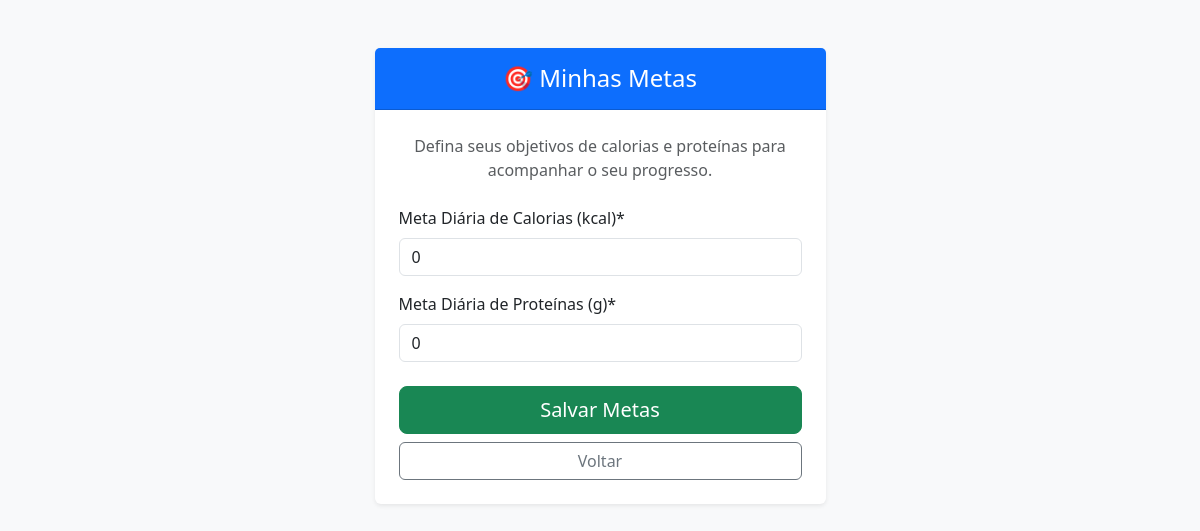
Before: /definir-metas/ (signed in) with the older database file.
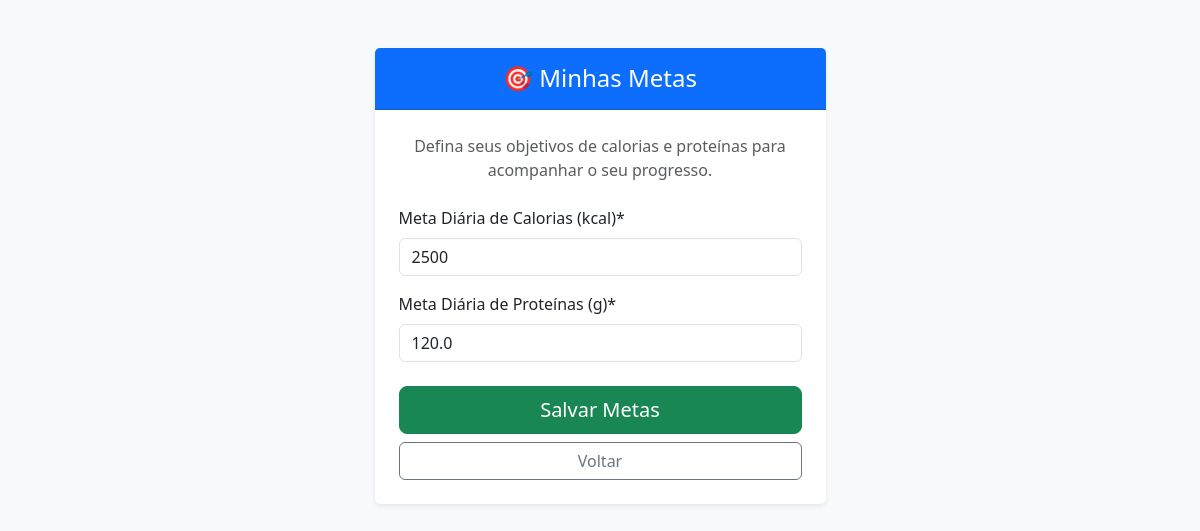
After: the same page with the newer database file.
### nutricao/models.py (models this page shows)
class Metas(models.Model):
    usuario = models.OneToOneField(User, on_delete=models.CASCADE)
    meta_calorias = models.IntegerField(default=0)
    meta_proteinas = models.FloatField(default=0)

### nutricao/views.py (the view)
# urls.py: path('definir-metas/',views.definir_metas, name='definir_metas'),
@login_required
def definir_metas(request):
    try:
        meta_do_usuario = Metas.objects.get(usuario=request.user)
    except Metas.DoesNotExist:
        meta_do_usuario = None
    if request.method == 'POST':
        formulario = Definir_metas_form(request.POST, instance=meta_do_usuario)
        meta_salva = formulario.save(commit=False)
        meta_salva.usuario = request.user
        meta_salva.save()
        messages.success(request, f'Metas salvas com sucesso')
    else:
        formulario = Definir_metas_form(instance=meta_do_usuario)
    contexto = {'form': formulario}
    return render(request, 'nutricao/definir-metas.html', contexto)

### nutricao/forms.py
class Definir_metas_form(forms.ModelForm):
    class Meta:
        model = Metas
        fields = ['meta_calorias', 'meta_proteinas']
        widgets = {
            'meta_calorias': forms.NumberInput(attrs={'placeholder': 'Ex: 2000'}),
            'meta_proteinas': forms.NumberInput(attrs={'placeholder': 'Ex: 150'}),
        }
        labels = {
            'meta_calorias': 'Meta Diária de Calorias (kcal)',
            'meta_proteinas': 'Meta Diária de Proteínas (g)',
        }

### nutricao/templates/nutricao/definir-metas.html (shortened to what this page needs)
<!DOCTYPE html>
{% load crispy_forms_tags %}
<html lang="pt-br">
<head>
    <link href="https://cdn.jsdelivr.net/npm/bootstrap@5.3.0/dist/css/bootstrap.min.css" rel="stylesheet">
</head>
<body class="bg-light">
    <div class="container mt-5">
        <div class="row justify-content-center">
            <div class="col-md-6 col-lg-5">
                <div class="card shadow-sm border-0">
                    <div class="card-header bg-primary text-white text-center py-3">
                        <h4 class="mb-0">🎯 Minhas Metas</h4>
                    </div>
                    <div class="card-body p-4">
                        <p class="text-muted text-center mb-4">
                            Defina seus objetivos de calorias e proteínas para acompanhar o seu progresso.
                        </p>
                        <form method="POST" action="">
                            <div class="mb-4">
                                {{ form|crispy }}
                            </div>
                            <div class="d-grid gap-2">
                                <button type="submit" class="btn btn-success btn-lg">
                                    Salvar Metas
                                </button>
                                <a href="{% url 'painel' %}" class="btn btn-outline-secondary">
                                    Voltar
                                </a>
                            </div>
                        </form>
                    </div>
                </div>
            </div>
        </div>
    </div>
</body>
</html>

Changed rows visible on the page:
added Metas: meta_calorias "2500", meta_proteinas "120.0"
Other visible differences:
form field meta_calorias: "0" → (not shown)
form field meta_proteinas: "0" → (not shown)
